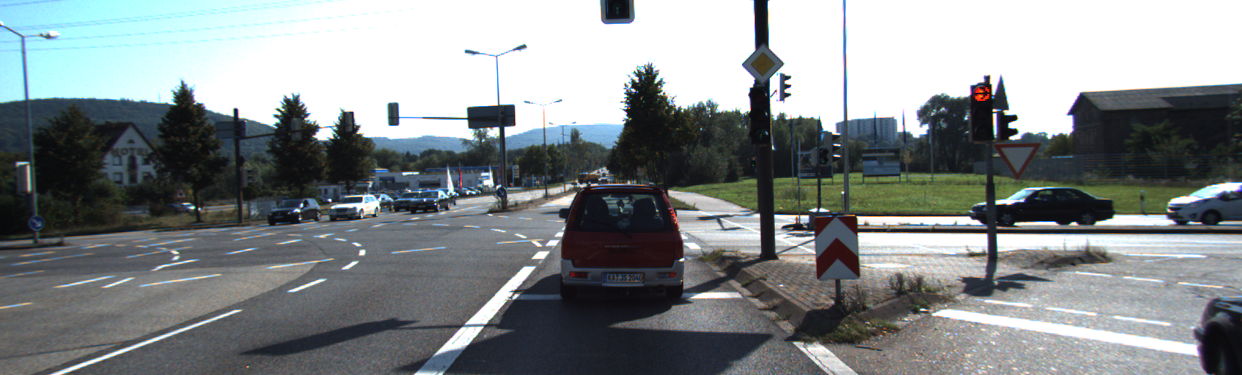
%> input picture 2025-2026/L9/frame_t_L.png, 1242 x 375 px
$ octave aplicatia2.m   (GNU Octave 9; MATLAB toolbox functions it lacks are replaced by stand-ins)
%> lines starting %> are read from the running program, lines starting %| are printed output that depends on the picture
%% LABORATOR - Estimarea vitezei vehiculelor cu stereoviziune
%  Sisteme de Vedere Artificiala 2024/2025
%
%  Principiu:
%   1. Detectam vehicule in frame-ul t si frame-ul t+5
%   2. Calculam pozitia 3D a fiecarui vehicul in ambele frame-uri
%   3. Viteza = distanta 3D parcursa / dt
%
%  Imagini necesare (4 fisiere in acelasi folder cu scriptul):
%   frame_t_L.png   -> imaginea stanga  la momentul t
%   frame_t_R.png   -> imaginea dreapta la momentul t
%   frame_t5_L.png  -> imaginea stanga  la momentul t+5
%   frame_t5_R.png  -> imaginea dreapta la momentul t+5
%
%  Parametri KITTI: f=721.54, cu=609.56, cv=172.85, b=0.5327
%  Framerate KITTI: 10 fps -> cele doua frame-uri sunt la dt=0.5s distanta

clc; clear; close all;

%% =========================================================
%  PASUL 1 - Parametrii sistemului
%% =========================================================

% Parametrii camerei stereo KITTI
f  = 721.5377;
cu = 609.5593;
cv = 172.8540;
b  = 0.5327;

% Intervalul de timp dintre cele doua frame-uri extrase
% KITTI filmeaza la 10 fps, frame-urile sunt la 5 cadre distanta
dt = 0.5;   % [secunde]  !!! NU sunt f sigur ca sunt 5 cadre distanta

fprintf('=== ESTIMARE VITEZA VEHICULE ===\n');
fprintf('dt intre frame-uri: %.1f secunde\n\n', dt);

%% =========================================================
%  PASUL 2 - Citirea imaginilor stereo
%  Pune cele 4 imagini in acelasi folder cu scriptul
%% =========================================================

IL_t_color  = imread('frame_t_L.png');
%> IL_t_color is the input picture: size 375x1242x3 uint8; mean R, G, B 131.3, 136.9, 138.4
IR_t_color  = imread('frame_t_R.png');
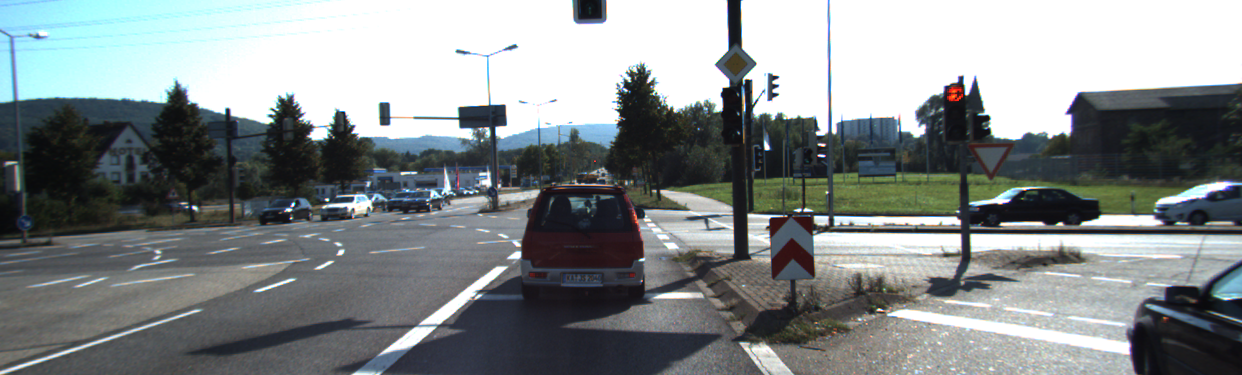
%> input picture 2025-2026/L9/frame_t_R.png, 1242 x 375 px
%> IR_t_color is the input picture: size 375x1242x3 uint8; mean R, G, B 132.6, 138.5, 139.5
IL_t5_color = imread('frame_t5_L.png');
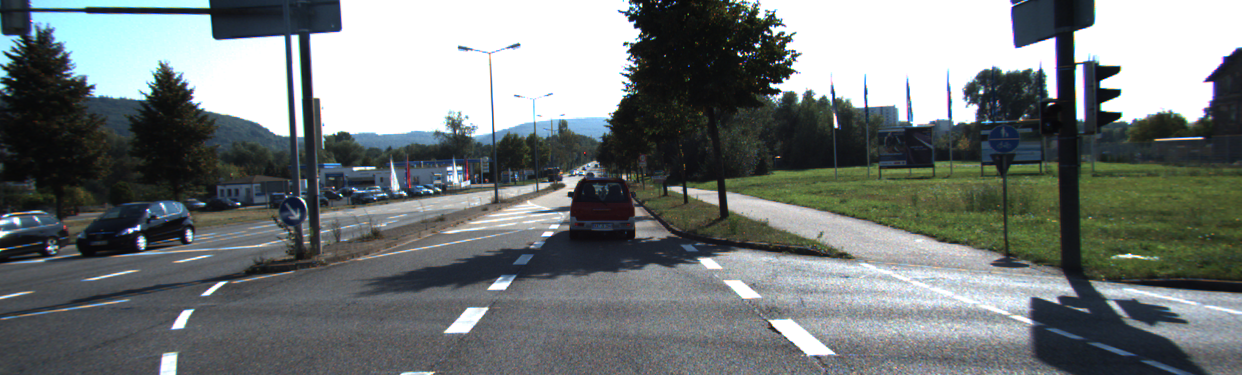
%> input picture 2025-2026/L9/frame_t5_L.png, 1242 x 375 px
%> IL_t5_color is the input picture: size 375x1242x3 uint8; mean R, G, B 114.7, 120.8, 120.5
IR_t5_color = imread('frame_t5_R.png');
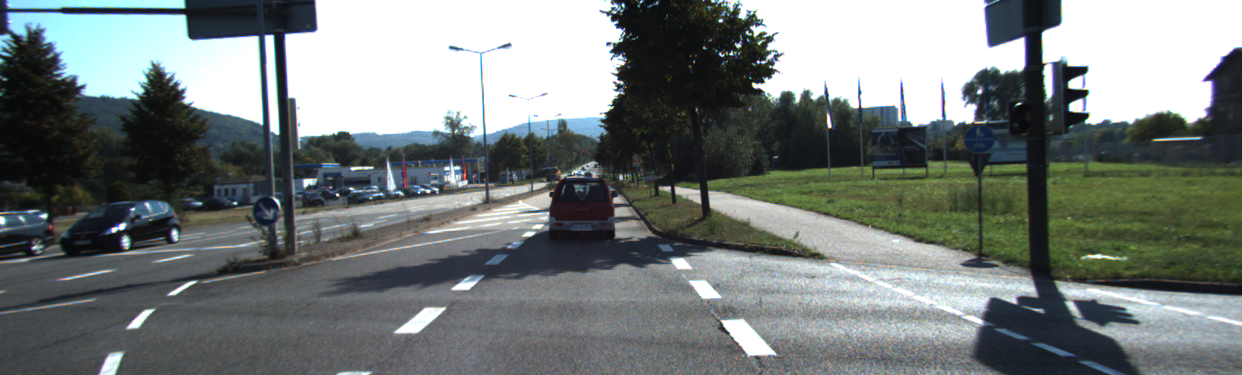
%> input picture 2025-2026/L9/frame_t5_r.png, 1242 x 375 px
%> IR_t5_color is the input picture: size 375x1242x3 uint8; mean R, G, B 117.4, 124.1, 122.7

IL_t  = rgb2gray(IL_t_color);
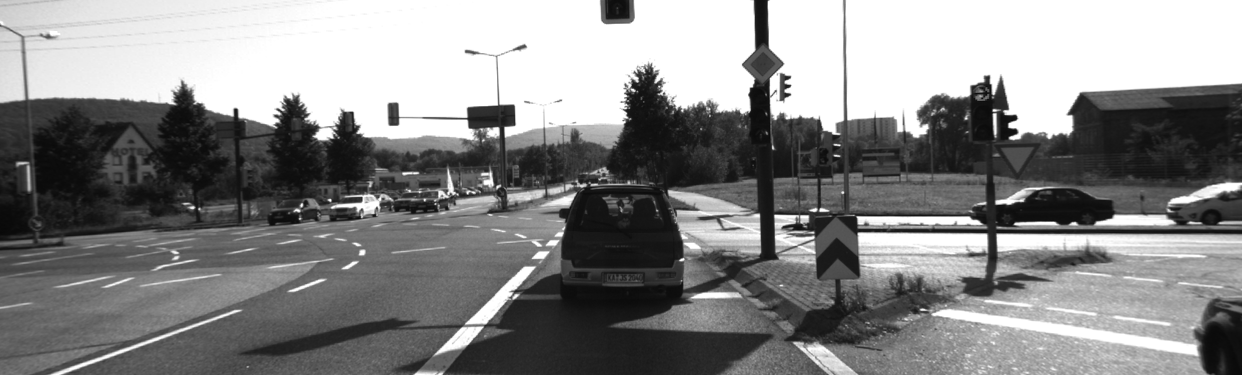
%> IL_t: size 375x1242 uint8; min 8, max 255, mean 135.4
IR_t  = rgb2gray(IR_t_color);
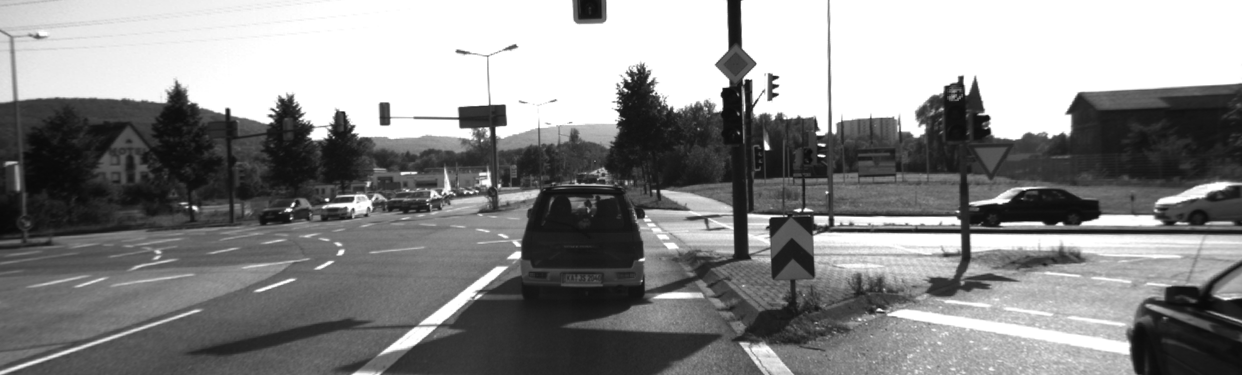
%> IR_t: size 375x1242 uint8; min 9, max 255, mean 136.9
IL_t5 = rgb2gray(IL_t5_color);
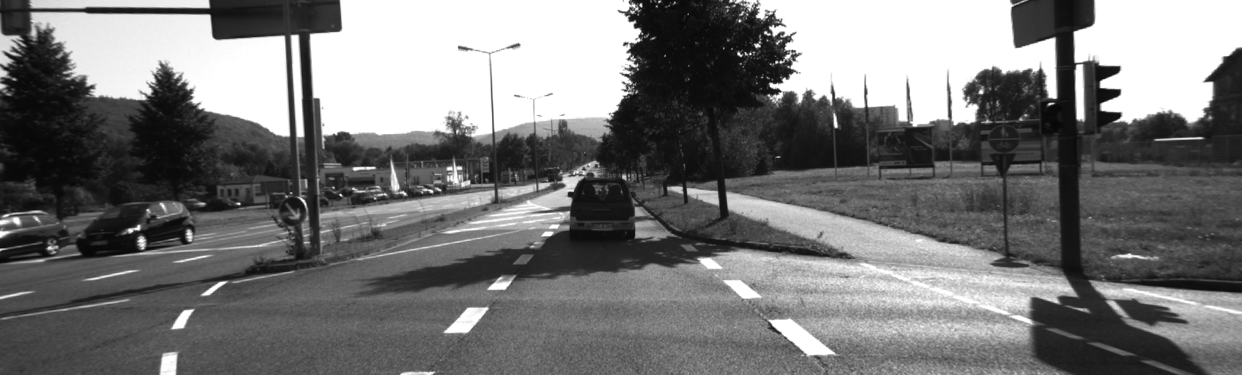
%> IL_t5: size 375x1242 uint8; min 7, max 255, mean 118.9
IR_t5 = rgb2gray(IR_t5_color);
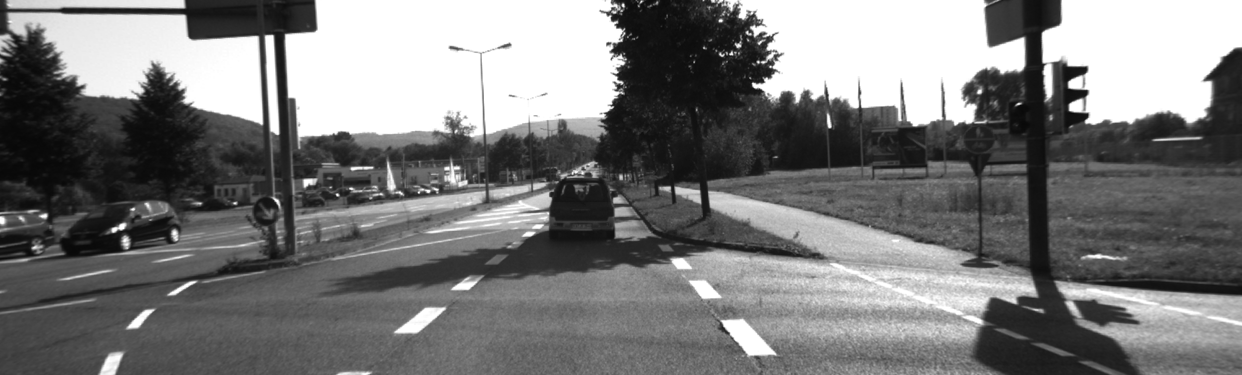
%> IR_t5: size 375x1242 uint8; min 7, max 255, mean 121.9

[m, n] = size(IL_t);
%> m = 375; n = 1242

% Afisare comparativa a celor doua frame-uri
figure('Name', 'Frame t vs Frame t+5', 'NumberTitle', 'off');
subplot(1,2,1); imshow(IL_t_color);
title('Frame t');
subplot(1,2,2); imshow(IL_t5_color);
title(sprintf('Frame t+5 (dt = %.1f s)', dt));

%% =========================================================
%  PASUL 3 - Calculul hartilor de disparitate
%% =========================================================

disparityRange = [0, 128];

fprintf('Calculez harta de disparitate pentru frame t...\n');
%> (the run ends here)
